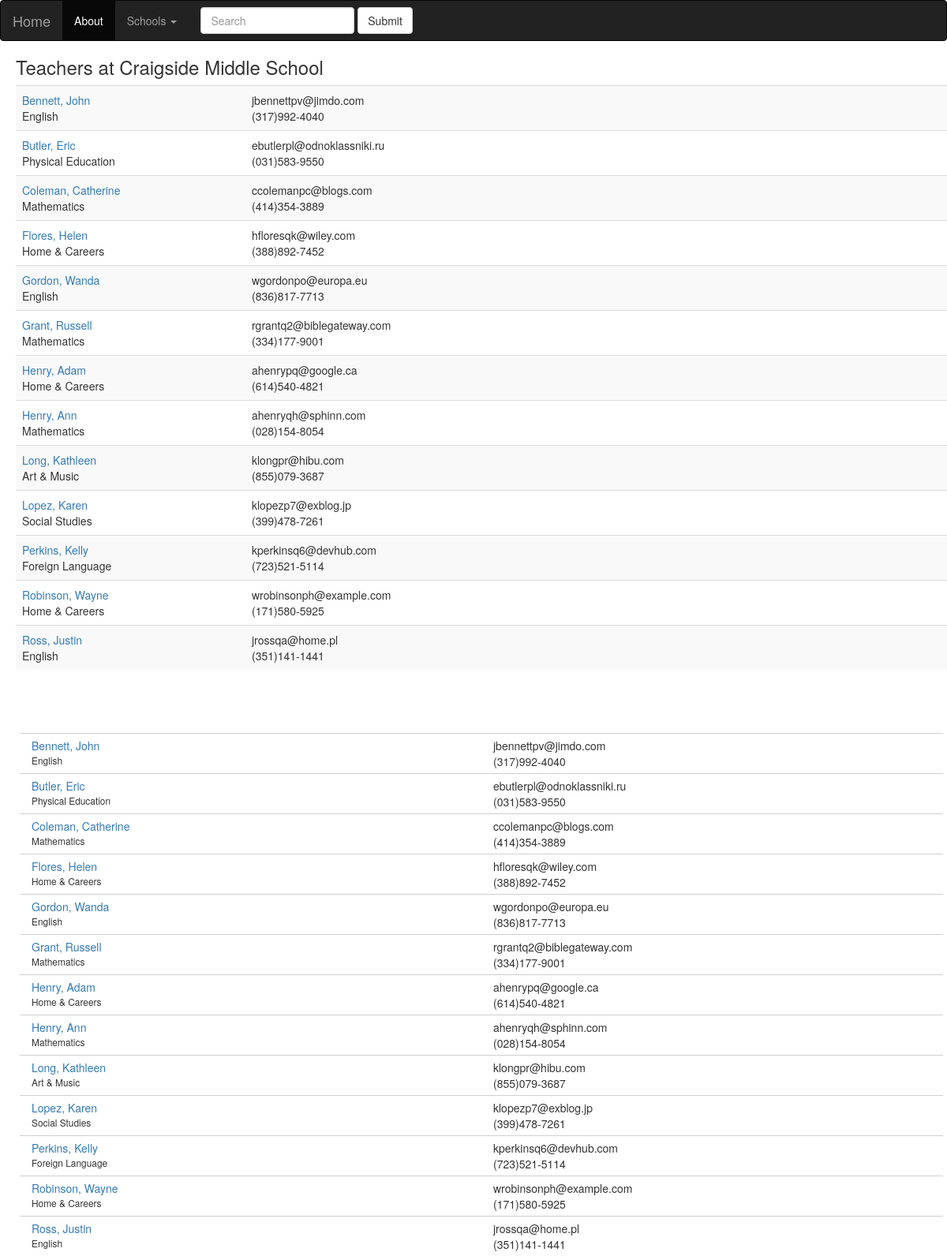
The app's page /districts/1/schools/2/teachers with its own data.
### database_setup.py (models this page shows, shortened)
class School(Base):
    __tablename__ = 'school'
    id = Column(Integer, primary_key=True)
    name = Column(String(80), nullable=False)
    type = Column(String(250))
    principal = Column(String(250))
    address = Column(String(50))
    city = Column(String(50))
    state = Column(String(50))
    zip = Column(String(50))
    phone = Column(String(50))
    district_id = Column(Integer, ForeignKey('district.id'))
    district = relationship('District')

class Teacher(Base):
    __tablename__ = 'teacher'
    id = Column(Integer, primary_key=True)
    first_name = Column(String(40), nullable=False)
    last_name = Column(String(40), nullable=False)
    department = Column(String(50))
    address = Column(String(50))
    city = Column(String(50))
    state = Column(String(50))
    zip = Column(String(50))
    phone = Column(String(50))
    email = Column(String(50))
    school_id = Column(Integer, ForeignKey('school.id'))
    school = relationship('School')

### schools.py (the view)
@app.route('/districts/<int:district_id>/schools/<int:school_id>/teachers')
def showAllTeachers(district_id, school_id):
    school = session.query(School).filter_by(id=school_id).one()
    teachers = session.query(Teacher).filter_by(school_id=school_id).all()
    return render_template('teachers.html', district_id=district_id, school=school, teachers=teachers)

### templates/teachers.html (shortened to what this page needs)
{% extends "base.html" %}
{% block content %}
<h3>Teachers at {{school.name}}</h3>
<table class="table table-striped">
{% for teacher in teachers %}
<tr>
	<td>
		<table style="width:50%">
			<tr>
				<td style="width:50%"><a href='{{url_for('showTeacher', district_id=district_id, school_id=school.id, teacher_id=teacher.id)}}'>{{teacher.last_name}}, {{teacher.first_name}}</a></td>
				<td style="width:50%; margin-left:50px;">{{teacher.email}}</td>
			</tr>
			<tr>
				<td style="width:50%">{{teacher.department}}</td>
				<td style="width:50%; margin-left:50px;">{{teacher.phone}}</td>
			</tr>
		</table>
	</td>
</tr>
{% endfor %}
</table>
<p>&nbsp;</p>
<p>&nbsp;</p>
{% for teacher in teachers %}
<div class="container">
    <div class="row" style="border-top: 1px solid #d0d0d0; padding-top: 5px;">
        <div class="col-sm-6"><a href='{{url_for('showTeacher', district_id=district_id, school_id=school.id, teacher_id=teacher.id)}}'>{{teacher.last_name}}, {{teacher.first_name}}</a></div>
        <div class="col-sm-6">{{teacher.email}}</div>
    </div>
    <div class="row" style="padding-bottom: 5px;">
        <div class="col-sm-6" style="font-size:85%;">{{teacher.department}}</div>
        <div class="col-sm-6">{{teacher.phone}}</div>
    </div>
</div>
{% endfor %}
{% endblock %}

### templates/base.html (shortened to what this page needs)
{% extends "bootstrap/base.html" %}
{% block styles %}
{{super()}}
<link rel="stylesheet" href="{{url_for('.static', filename='styles.css')}}">
{% endblock %}
{% block navbar %}
<nav class="navbar navbar-default navbar-inverse">
  <div class="container-fluid">
    <div class="navbar-header">
      <a class="navbar-brand" href="{{ url_for('showDistricts') }}">Home</a>
    </div>
    <div class="collapse navbar-collapse" id="bs-example-navbar-collapse-1">
      <ul class="nav navbar-nav">
        <li class="active"><a href="{{ url_for('showDistricts') }}">About<span class="sr-only">(current)</span></a></li>
        <li class="dropdown">
          <a href="#" class="dropdown-toggle" data-toggle="dropdown" role="button" aria-haspopup="true" aria-expanded="false">Schools <span class="caret"></span></a>
        </li>
      </ul>
      <form class="navbar-form navbar-left" role="search">
        <div class="form-group">
          <input type="text" class="form-control" placeholder="Search">
        </div>
        <button type="submit" class="btn btn-default">Submit</button>
      </form>
    </div>
  </div>
</nav>
<div style="padding-left: 20px">
{% endblock %}

### records on screen
School: name "Craigside Middle School"
Teacher: last_name "Bennett", first_name "John", email "jbennettpv@jimdo.com", department "English", phone "(317)992-4040"
Teacher: last_name "Butler", first_name "Eric", email "ebutlerpl@odnoklassniki.ru", department "Physical Education", phone "(031)583-9550"
Teacher: last_name "Coleman", first_name "Catherine", email "ccolemanpc@blogs.com", department "Mathematics", phone "(414)354-3889"
Teacher: last_name "Flores", first_name "Helen", email "hfloresqk@wiley.com", department "Home & Careers", phone "(388)892-7452"
Teacher: last_name "Gordon", first_name "Wanda", email "wgordonpo@europa.eu", department "English", phone "(836)817-7713"
Teacher: last_name "Grant", first_name "Russell", email "rgrantq2@biblegateway.com", department "Mathematics", phone "(334)177-9001"
Teacher: last_name "Henry", first_name "Adam", email "ahenrypq@google.ca", department "Home & Careers", phone "(614)540-4821"
Teacher: last_name "Henry", first_name "Ann", email "ahenryqh@sphinn.com", department "Mathematics", phone "(028)154-8054"
Teacher: last_name "Long", first_name "Kathleen", email "klongpr@hibu.com", department "Art & Music", phone "(855)079-3687"
Teacher: last_name "Lopez", first_name "Karen", email "klopezp7@exblog.jp", department "Social Studies", phone "(399)478-7261"
Teacher: last_name "Perkins", first_name "Kelly", email "kperkinsq6@devhub.com", department "Foreign Language", phone "(723)521-5114"
Teacher: last_name "Robinson", first_name "Wayne", email "wrobinsonph@example.com", department "Home & Careers", phone "(171)580-5925"
Teacher: last_name "Ross", first_name "Justin", email "jrossqa@home.pl", department "English", phone "(351)141-1441"
